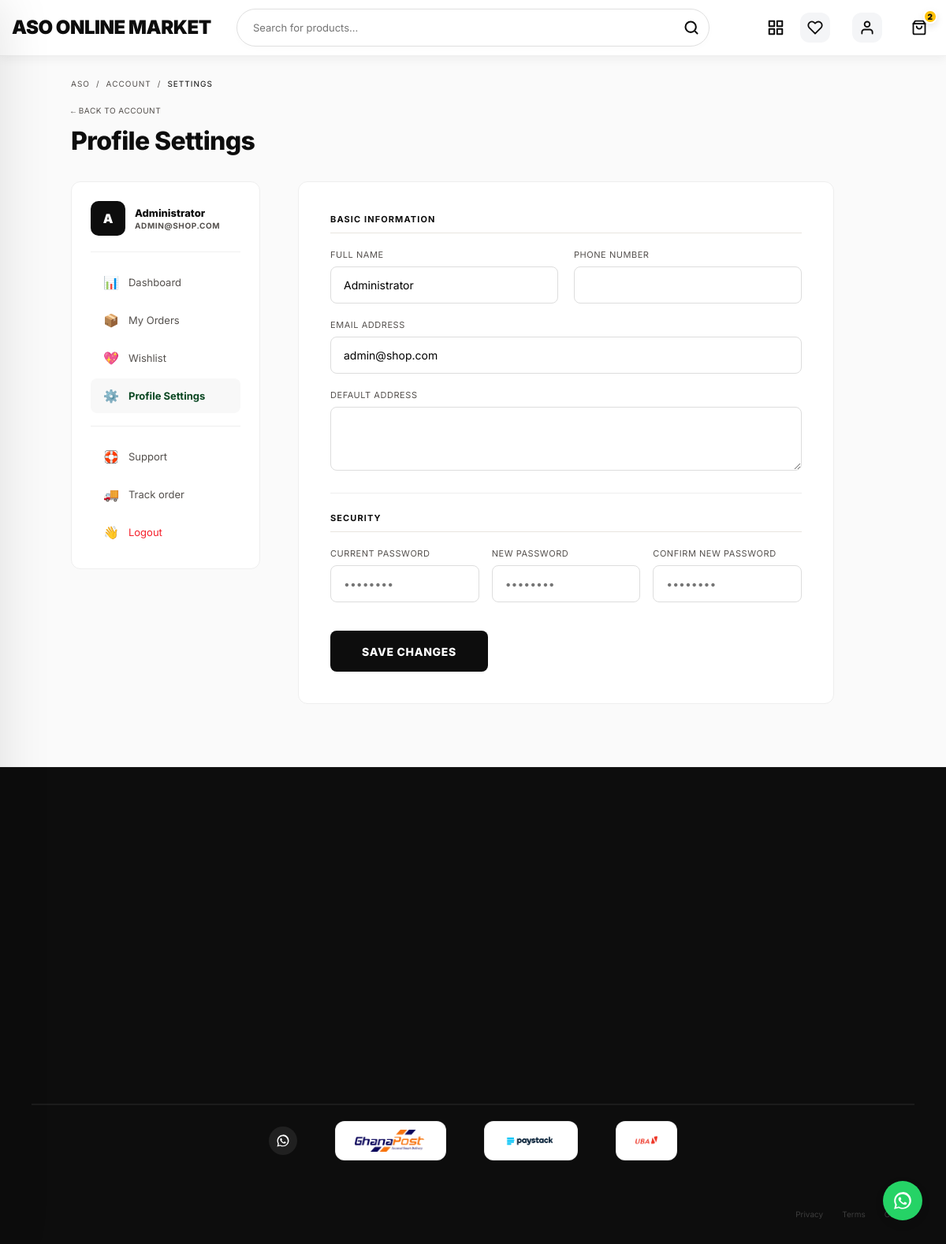
The page /user/profile.php (signed in) on the database as committed earlier.
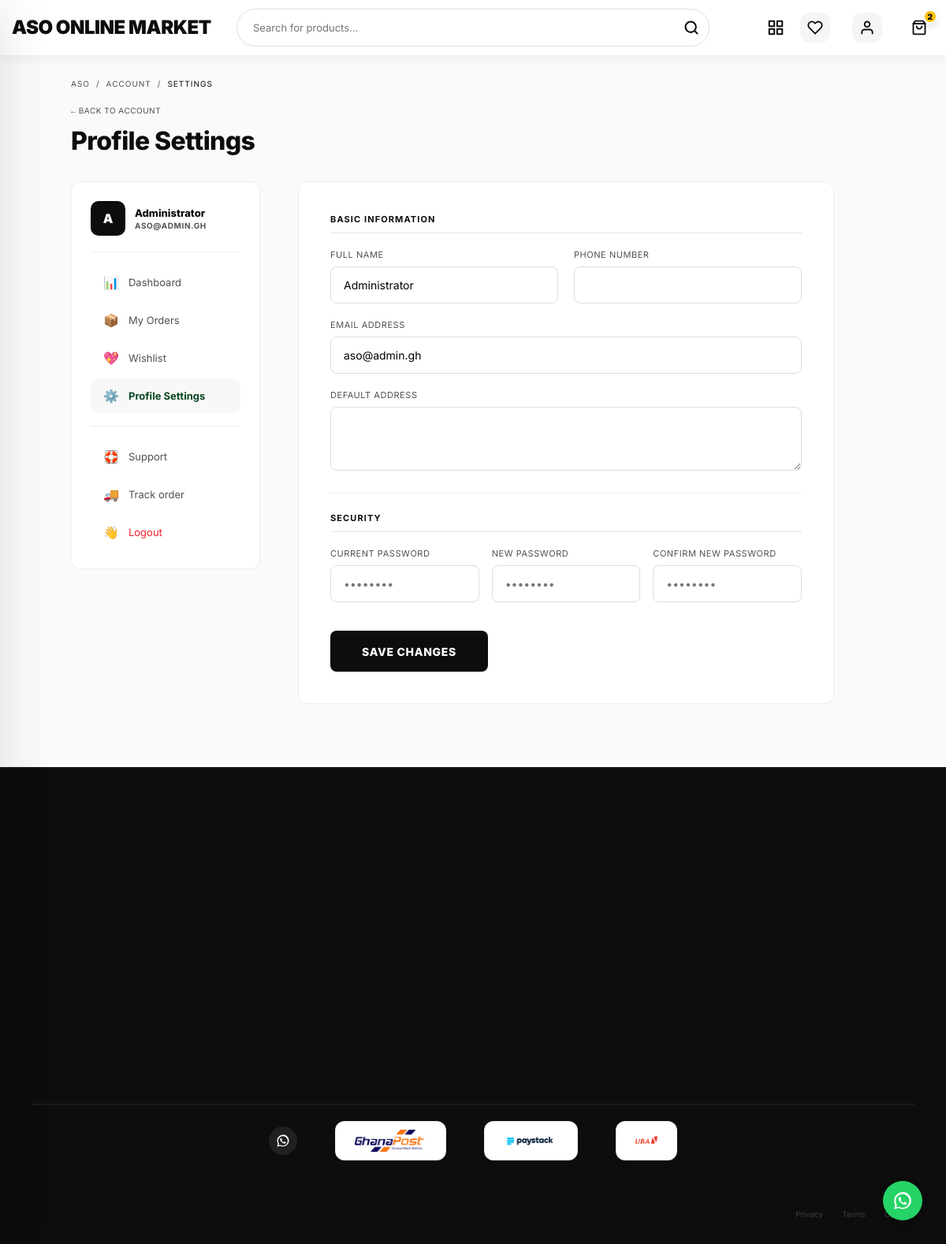
The same page on the database as committed later.
### tables this page shows
CREATE TABLE IF NOT EXISTS users (
    user_id INT AUTO_INCREMENT PRIMARY KEY,
    name VARCHAR(100) NOT NULL,
    email VARCHAR(100) UNIQUE NOT NULL,
    password VARCHAR(255) NOT NULL,
    phone VARCHAR(20),
    address TEXT,
    role ENUM('customer', 'admin') DEFAULT 'customer',
    created_at TIMESTAMP DEFAULT CURRENT_TIMESTAMP,
    updated_at TIMESTAMP DEFAULT CURRENT_TIMESTAMP ON UPDATE CURRENT_TIMESTAMP
);

### user/profile.php (the view, shortened to what the changed rows need)
<?php
require_once '../includes/db.php';
$user_id = $_SESSION['user_id'];
try {
    $stmt = $pdo->prepare("SELECT * FROM users WHERE user_id = ?");
    $stmt->execute([$user_id]);
    $user = $stmt->fetch();
} catch(PDOException $e) {
    error_log("Error fetching user: " . $e->getMessage());
}
include '../includes/header.php';
?>
<section class="account-page" style="padding: 100px 0 80px; background: #fafafa; min-height: 80vh;">
    <div class="container" style="max-width: 1100px;">
        <nav style="margin-bottom: 32px;">
            <div style="display: flex; justify-content: space-between; align-items: flex-end; margin-top: 16px;">
                <div>
                    <h1 style="font-family: var(--f-display); font-weight: 800; font-size: 32px; margin: 0; color: var(--ink); letter-spacing: -0.02em;">Profile Settings</h1>
                </div>
            </div>
        </nav>
        <div class="account-grid" style="display: grid; grid-template-columns: 240px 1fr; gap: 48px;">
            <?php include '_sidebar.php'; ?>
            <main style="min-width: 0;">
                <div style="background: #fff; border: 1px solid #eee; border-radius: 12px; padding: 40px; max-width: 680px;">
                    <form method="POST" action="" style="display: flex; flex-direction: column; gap: 24px;">
                        <div>
                            <div style="display: grid; grid-template-columns: 1fr 1fr; gap: 20px;">
                                <div>
                                    <label style="display: block; font-family: var(--f-semi); font-size: 11px; text-transform: uppercase; color: var(--mid-gray); margin-bottom: 8px; letter-spacing: 0.05em;">Full Name</label>
                                    <input type="text" name="name" value="<?php echo htmlspecialchars($user['name'] ?? ''); ?>" required style="width: 100%; padding: 14px 16px; border: 1px solid #ddd; border-radius: 8px; font-family: inherit; font-size: 14px; box-sizing: border-box;">
                                </div>
                            </div>
                            <div style="margin-top: 20px;">
                                <label style="display: block; font-family: var(--f-semi); font-size: 11px; text-transform: uppercase; color: var(--mid-gray); margin-bottom: 8px; letter-spacing: 0.05em;">Email Address</label>
                                <input type="email" name="email" value="<?php echo htmlspecialchars($user['email'] ?? ''); ?>" required style="width: 100%; padding: 14px 16px; border: 1px solid #ddd; border-radius: 8px; font-family: inherit; font-size: 14px; box-sizing: border-box;">
                            </div>
                        </div>
                    </form>
                </div>
            </main>
        </div>
    </div>
</section>
<?php include '../includes/footer.php'; ?>

### user/_sidebar.php (shortened to what the changed rows need)
<?php
$user_name = $user['name'] ?? 'Member';
$user_email = $user['email'] ?? '';
?>
<aside class="account-sidebar">
    <div style="display: flex; align-items: center; gap: 12px; padding-bottom: 20px; margin-bottom: 16px; border-bottom: 1px solid #f0f0f0;">
        <div style="width: 44px; height: 44px; background: var(--ink); color: #fff; border-radius: 10px; display: flex; align-items: center; justify-content: center; font-family: var(--f-display); font-weight: 900; font-size: 16px; text-transform: uppercase; flex-shrink: 0;">
            <?php echo substr(htmlspecialchars($user_name), 0, 1); ?>
        </div>
        <div style="min-width: 0;">
            <p style="font-family: var(--f-display); font-weight: 800; font-size: 13px; color: var(--ink); margin: 0; white-space: nowrap; overflow: hidden; text-overflow: ellipsis;"><?php echo htmlspecialchars($user_name); ?></p>
            <p style="font-family: var(--f-mono); font-size: 10px; font-weight: 700; text-transform: uppercase; letter-spacing: 0.06em; color: var(--mid-gray); margin: 2px 0 0; white-space: nowrap; overflow: hidden; text-overflow: ellipsis;"><?php echo htmlspecialchars($user_email); ?></p>
        </div>
    </div>
</aside>

Rows that differ between the two databases and show on the page:
changed users "Administrator": email "ADMIN@SHOP.COM" → "ASO@ADMIN.GH"; email "admin@shop.com" → "aso@admin.gh"
